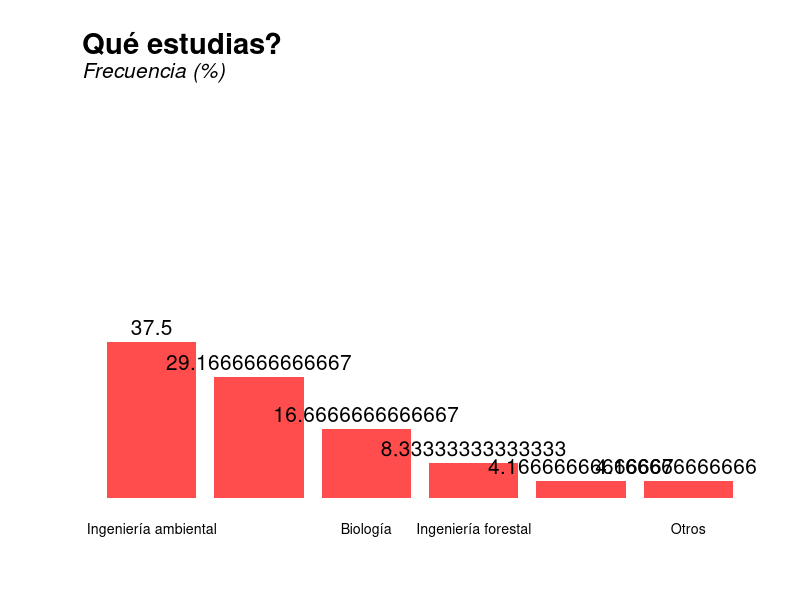
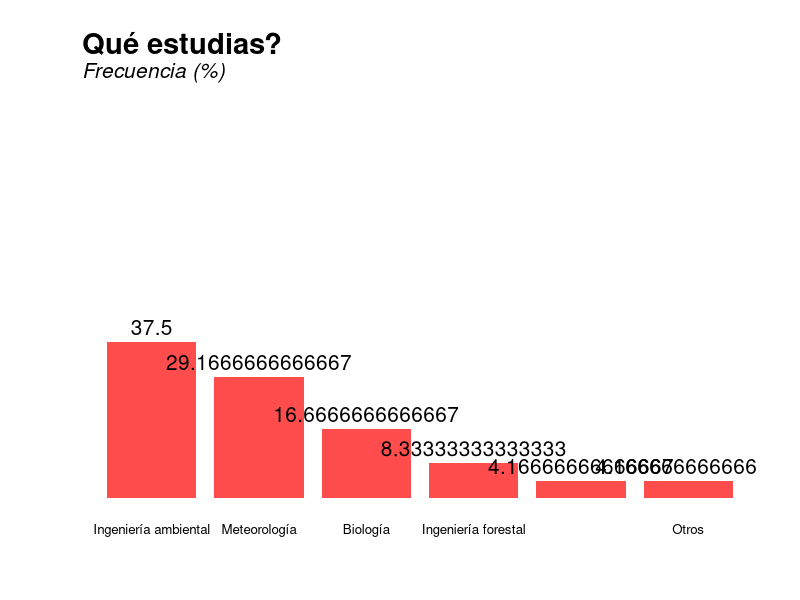
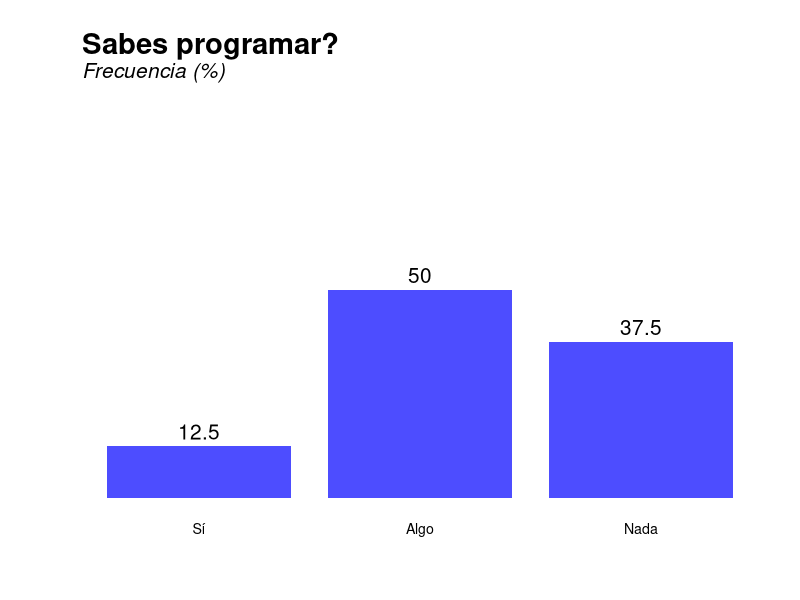
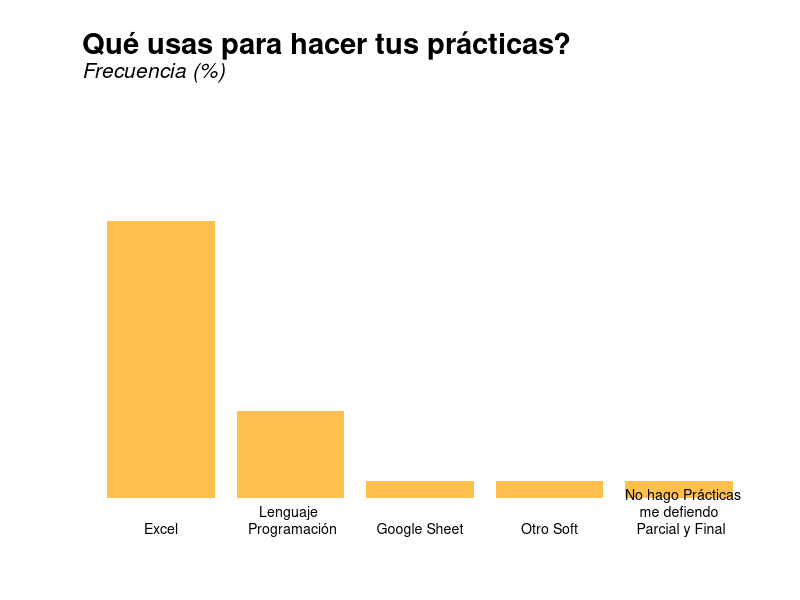

R code for these plots, in order: (Note: this script raises an error after producing the figures.)
# Un curso introductorio de R
# Análisis de las respuestas de la encuesta

# Leyendo el archivo csv
respuestas <- read.table("02_data/respuestas27.csv", 
                         header = T,
                         sep = ",",
                         stringsAsFactors = F)

# Cambiando el nombre del encabezado
names(respuestas) <- c("date", "name", "last.name",
                       "age", "district", "molinero",
                       "faculty", "year", "program",
                       "prog.lang", "os", "labs",
                       "Excel", "R", "why")

# Calculando algunas médias
edad_media <- mean(respuestas$age)
molineros <- (prop.table(table(respuestas$molinero))["Sí"] + 
  prop.table(table(respuestas$molinero))["Sí, y ya me gradué"] ) * 100
district <- prop.table(table(respuestas$district))
faculty <- prop.table(table(respuestas$faculty)) * 100
graduados <-  prop.table(table(respuestas$year))["Ya me gradué"] * 100
program <- prop.table(table(respuestas$program)) * 100
os <- prop.table(table(respuestas$os)) * 100
labs <- prop.table(table(respuestas$labs)) * 100
excel <- prop.table(table(respuestas$Excel)) * 100
r <- prop.table(table(respuestas$R)) * 100
r


# Haciendo unas figuras
library(scales)
fac <- sort(faculty, decreasing = T)
bp <- barplot(fac, col = alpha("red", 0.7),
              axes=F, ylim = c(0, 100),
              border=NA,
              font.lab=2,
              cex.names = 0.85, width=c(0.1, 0.1, 0.1, 0.1, 0.1))
mtext('Qué estudias?', side = 3, adj = 0,
      line = 1.2, cex = 1.75, font = 2) #  Adding the main title
mtext('Frecuencia (%)', side = 3, adj=0, cex = 1.25, font =3) # Add the subtitle
text(x = bp, y = fac + 3.5, labels = fac, cex = 1.25) # Adding % to each bar

RespuestasBarplot <- function(table, title, bar_col, ylim=c(0,100), size = 0.85, sorted=T){
  if (sorted){
    table_sort <- sort(table, decreasing = T)
  } else {
    table_sort <- table
  }
  
  bp <- barplot(table_sort, col = alpha(bar_col, 0.7),
                axes=F, ylim=ylim,
                border=NA, font.lab=2,
                cex.names=size)
  mtext(title, side = 3, adj = 0,
        line = 1.2, cex = 1.75, font = 2) # Adding the main title
  mtext('Frecuencia (%)', side = 3, adj=0, cex = 1.25, font =3) # Add the subtitle
  text(x = bp, y = table_sort + 3.5, labels = table_sort, cex = 1.25) # Adding % to each bar
}

png("04_figs/01_que_estudias.png", res=300,  units="in", width=7, height=5)
RespuestasBarplot(faculty, "Qué estudias?", "red",size=0.8)
dev.off()

png("04_figs/02_sabes_programar.png", res = 300, units="in", width=7, height=5 )
RespuestasBarplot(program[c("Sí", "Algo", "Nada")], "Sabes programar?", "blue", sorted = F)
dev.off()

png("04_figs/03_practicas.png", res=300, units="in", width = 7, height = 5)
fac <- sort(labs, decreasing = T)
bp <- barplot(fac, col = alpha("orange", 0.7),
              axes=F, ylim = c(0, 100),
              border=NA,
              font.lab=2,
              cex.names = 0.85,
              names = c("Excel", "Lenguaje \n Programación", 
                        "Google Sheet", "Otro Soft", "\n \n   No hago Prácticas \n me defiendo \n Parcial y Final"))
mtext('Qué usas para hacer tus prácticas?', side = 3, adj = 0,
      line = 1.2, cex = 1.75, font = 2) #  Adding the main title
mtext('Frecuencia (%)', side = 3, adj=0, cex = 1.25, font =3) # Add the subtitle
text(x = bp, y = fac + 3.5, labels = format(fac, digits=0), cex = 1.25) #
dev.off()

png("04_figs/04_excel.png", res=300, units="in", width = 7, height = 5)
fac <- sort(excel, decreasing = T)
bp <- barplot(fac, col = alpha("forestgreen", 0.7),
              axes=F, ylim = c(0, 100),
              border=NA,
              font.lab=2,
              cex.names = 0.85,
              names = c("Lo justo", "Como calculadora", "Monstro en computación"))
mtext('Cuál es tu nivel de Excel?', side = 3, adj = 0,
      line = 1.2, cex = 1.75, font = 2) #  Adding the main title
mtext('Frecuencia (%)', side = 3, adj=0, cex = 1.25, font =3) # Add the subtitle
text(x = bp, y = fac + 3.5, labels = format(fac, digits=0), cex = 1.25) #
dev.off()

# Hora en que respondieron la encuesta
date_res <- as.POSIXct(strptime(respuestas$date, format = "%m/%d/%Y %H:%M:%S"),
                       tz = "America/Sao_Paulo")
attributes(date_res)$tzone <- "America/Lima"
date_res_per <- as.POSIXlt(date_res)

hour_res <- as.data.frame(table(date_res_per$hour), stringsAsFactors = F)
names(hour_res) <- c("hour", "freq")

hour_freq <- data.frame(hour=as.character(0:23))
hour <- merge(hour_freq, hour_res, all=T)
hour$hour <- as.numeric(hour$hour)
hour <- hour[order(hour$hour), ]

png("04_figs/05_hora_de_respuesta.png", res=300, units="in", width = 7, height = 5)
plot(hour$hour, hour$freq, ylim = c(0, 8), col = "red", pch=19, cex=1.25,
     xlab = "Horas", ylab = "Frecuencia", axes = F,
     main= "Hora del día de respuesta de la encuesta")
segments(hour$hour,0, hour$hour, hour$freq, col="red")
axis(2)
axis(1, at=seq(0,23, 2), labels = seq(0,23, 2))
box()
dev.off()